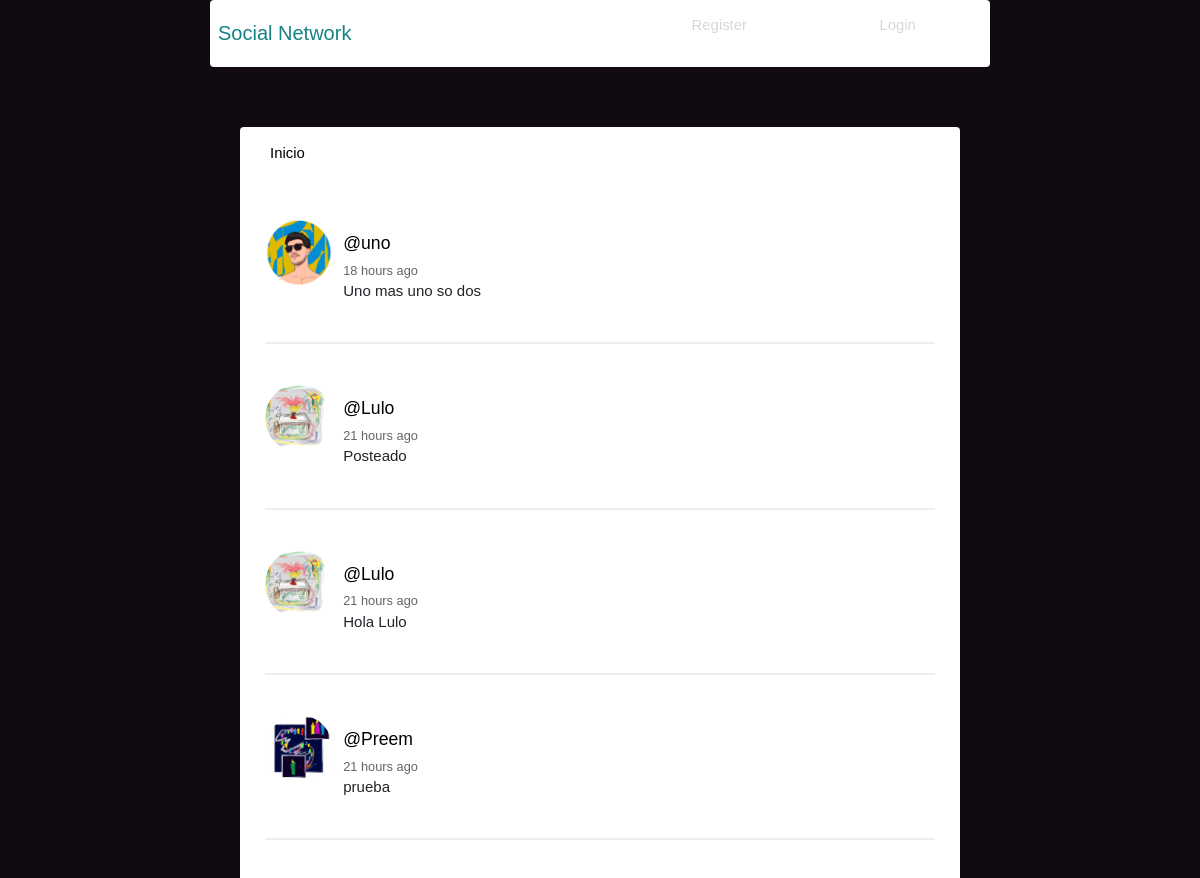
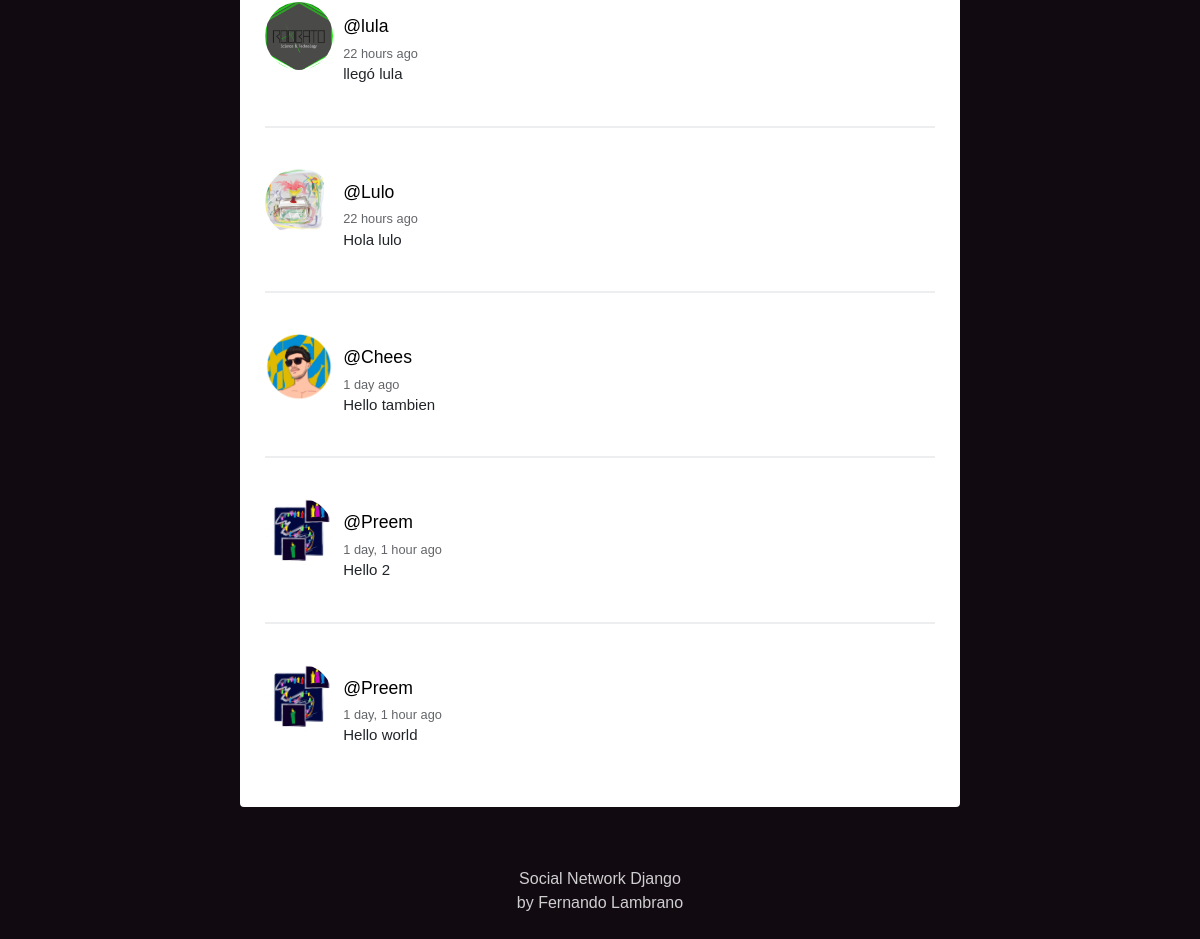
The page / on the database its author committed (2 pictures, top to bottom).
### social/models.py (models this page shows, shortened)
class Post(models.Model):
    user = models.ForeignKey(User, on_delete = models.CASCADE, related_name = 'posts')
    timestamp = models.DateTimeField(default = timezone.now)
    content = models.TextField()
    class Meta:
        ordering = ['-timestamp']

class Profile(models.Model):
    user = models.OneToOneField(User, on_delete = models.CASCADE)
    image = models.ImageField(default = 'profile.png')

### social/views.py (the view)
# urls.py: path('', views.feed, name='feed'),
def feed(request):
    posts = Post.objects.all()
    context = { 'posts': posts}
    return render (request, 'social/feed.html', context)

### social/templates/social/feed.html (shortened to what this page needs)
{% extends 'social/layout.html' %}
{% load humanize %}
{% block content %}
{% for post in posts %}
<article>
    <div class="container-article">
        <img src="{{ post.user.profile.image.url }}">
        <div>
            <h2 class="username"><a href="{% url 'profile' post.user.username %}">@{{ post.user.username }}</a></h2>
            <time data-time="#">{{ post.timestamp|naturaltime }}</time>
            <div class="post">{{ post.content }}</div>
        </div>
    </div>
</article>
{% endfor %}
{% endblock %}

### social/templates/social/layout.html (shortened to what this page needs)
<!DOCTYPE html>
{% load static %}
<html>
<head>
	<link href="https://cdn.jsdelivr.net/npm/bootstrap@5.1.3/dist/css/bootstrap.min.css" rel="stylesheet"
>
	<link rel="stylesheet" type="text/css" href="{% static 'normalize.css' %}">
	<link rel="stylesheet" type="text/css" href="{% static 'style.css' %}">
</head>
<body>
	<header class="main-head " style="background-color: rgba(26, 24, 34, 0);color: rgb(216, 215, 215);">
		<nav class="main nav-primar" >
			<h1 id="logo" style="color: rgb(20, 131, 131);">Social Network</h1>
			<ul>
				{% if request.user.is_authenticated %}
				<li ><a href="{% url 'logout' %}" style="color: rgb(216, 215, 215);">Logout</a></li>
				{% else %}
				<li ><a href="{% url 'register' %}" style="color: rgb(216, 215, 215);">Register</a></li>
				<li ><a href="{% url 'login' %}" style="color: rgb(216, 215, 215);">Login</a></li>
				{% endif %}
			</ul>
		</nav>
	</header>
	<div class="main">
		<nav class="second-nav">
			<a class="feed" href="{% url 'feed' %}">Inicio</a>
		</nav>
		{% block content %}
		{% endblock content %}
	</div>
	<footer>
		<div class="row">
			<p>Social Network Django<br>by Fernando Lambrano</a></p>
		</div>
	</footer>
</body>
</html>

### social/static/style.css (style rules this page uses)
body { background: #110a11; font-size: 62.5%; font-family: 'Varela Round', Helvetica, Arial, serif; }
p { font-size: 1rem; }
img { object-fit: cover; }
.main-head { background: white; color: black; }
nav.main { min-height: 7vh; display: flex; width: 65%; margin: auto; align-items: center; padding: 0.5rem; }
nav.main ul { display: flex; flex: 1 1 40rem; justify-content: space-around; align-items: center; list-style: none; }
#logo { flex: 2 1 40rem; }
a { font-size: .93rem; text-decoration: none; color: black; }
.main { background: white; width: 60%; margin: 5% auto; border-radius: 4px; padding-bottom: 20px; }
.second-nav { display: flex; padding: 15px 30px; }
.second-nav .feed { flex: 1 1 30px; }
article { width: 93%; margin: auto; padding: 40px 0; border-bottom: 2px solid #ECEEEF; }
.username { margin-bottom: .2rem; }
.username a { font-size: 1.1rem; }
.container-article { display: flex; }
.container-article img { height: 68px; width: 68px; margin-right: 10px; border-radius: 50%; }
article:last-child { border-bottom: 0; }
time { font-size: .8rem; opacity: .7; }
.post { font-size: .94rem; }
footer { color: white; text-align: center; font-size: .875em; margin: 40px 0; }
footer p { opacity: .8; }

### rows shown on the page
Post: user.profile.image (placeholder picture), user.username "uno", timestamp "18 hours ago", content "Uno mas uno so dos"
Post: user.profile.image (picture), user.username "Lulo", timestamp "21 hours ago", content "Posteado"
Post: user.profile.image (picture), user.username "Lulo", timestamp "21 hours ago", content "Hola Lulo"
Post: user.profile.image (picture), user.username "Preem", timestamp "21 hours ago", content "prueba"
Post: user.profile.image (picture), user.username "lula", timestamp "22 hours ago", content "llegó lula"
Post: user.profile.image (picture), user.username "Lulo", timestamp "22 hours ago", content "Hola lulo"
Post: user.profile.image (placeholder picture), user.username "Chees", timestamp "1 day ago", content "Hello tambien"
Post: user.profile.image (picture), user.username "Preem", timestamp "1 day, 1 hour ago", content "Hello 2"
Post: user.profile.image (picture), user.username "Preem", timestamp "1 day, 1 hour ago", content "Hello world"
